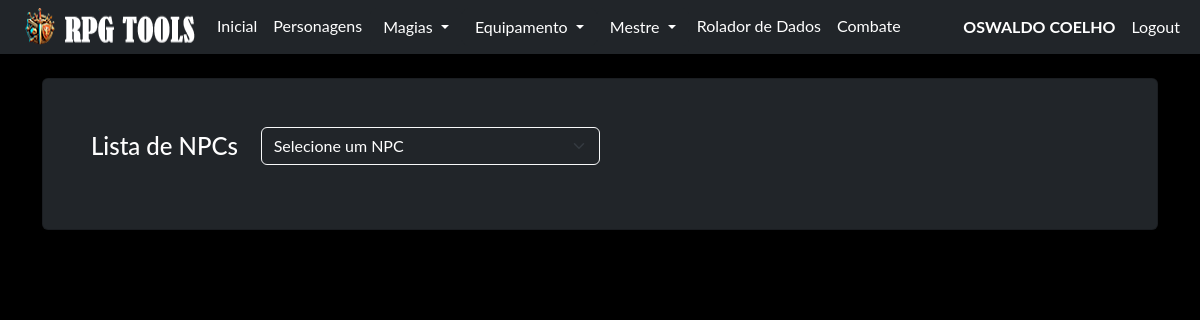
The app's page /npc/ (signed in), older data.
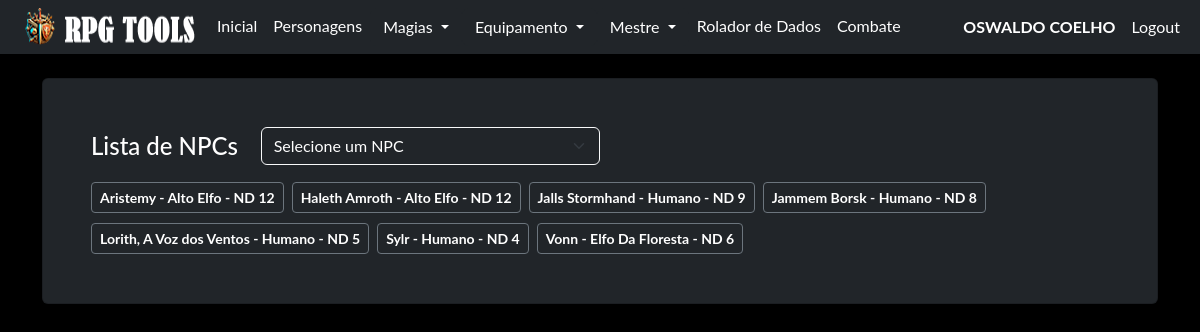
The same page, newer data.
### model/user_model.py (models this page shows, shortened)
class User(db.Model, UserMixin):
    __tablename__ = "user"
    id = db.Column('id', db.Integer, primary_key=True)
    nome = db.Column('nome', db.String(150))
    sobrenome = db.Column('sobrenome', db.String(150))
    email = db.Column('email', db.String(50), unique=True)
    telefone = db.Column('telefone', db.String(15), unique=True, nullable=False)
    login = db.Column('login', db.String(50), unique=True, nullable=False)
    senha = db.Column('senha', db.String(550), nullable=False)
    tipo = db.Column('tipo', db.String(25), nullable=False, default="none")
    personagens = db.relationship("Personagem", foreign_keys=[Personagem.id_user], back_populates="user")

### model/personagens_model.py (models this page shows, shortened)
class Personagem(db.Model):
    __tablename__ = "personagens"
    id = db.Column(db.Integer, primary_key=True)
    id_user = db.Column(db.Integer, db.ForeignKey('user.id'))
    ficha = db.Column(db.JSON, nullable=False)
    nome = db.Column(db.String(150), nullable=False)
    tipo = db.Column(db.String(25), nullable=False, default="não informado")
    user = db.relationship("User", foreign_keys=[id_user], back_populates="personagens")
    @classmethod
    def npcs_id(cls, id_user, id=None):
        query = cls.query.filter_by(id_user=id_user, tipo="NPC")
        if id is not None:
            query = query.filter_by(id=id)
        query = query.order_by(cls.nome.asc())
        return query.all()

### routes/npc.py (the view)
@blueprint_npc.route('/', methods=['GET', 'POST'])
def npc_index():
    if request.method == 'GET':
        npcs = Personagem.npcs_id(id_user=current_user.id)
        return render_template('npc.html', npcs = npcs)
    if request.method == 'POST':
        return redirect('/')

### routes/login.py (called while the page is built)
@login_manager.user_loader
def get_user(id):
    return User.query.get(id)

### templates/npc.html (shortened to what this page needs)
{% extends 'base.html' %}
{% block conteudo %}
    {% if current_user.is_authenticated %}
    <div class="card shadow p-5 bg-dark text-white-50 no-margin">
        <div class="d-flex align-items-center mb-3">
            <h4 class="text-white col-md-2 mb-0">Lista de NPCs</h4>
            <div class="col-md-4">
                <select id="npc-select" class="form-select bg-dark text-white border-light">
                    <option value="" disabled selected>Selecione um NPC</option>
                </select>
            </div>
        </div>
        <div class="d-flex flex-wrap gap-2">
        {% for npc in npcs %}
        <p>
            <button type="button" class="btn btn-outline-secondary btn-sm" data-bs-toggle="modal" data-bs-target="#exampleModal{{ npc.id }}"> <strong class="text-white"> {{npc.ficha['nome']}} - {{npc.ficha['raca']}} - ND {{npc.ficha['nd']}}</strong> </button>
        </p>
        {% endfor %}
        </div>
    </div>
    <br>
    {% endif %}
{% endblock %}

### templates/base.html (shortened to what this page needs)
<!doctype html>
<html lang="pt-BR">
  <head>
    <link rel="stylesheet" href="{{ url_for('static', filename='css/bootstrap.min.css') }}">
    <link rel="stylesheet" href="{{ url_for('static', filename='css/custom.css') }}">
  </head>
  <body class="bg-black font_rpg">
    <nav class="navbar navbar-expand-lg navbar bg-dark"  data-bs-theme="dark">
        <div class="container-fluid">
            <ul class="navbar-nav">
              <img src="/static/imagem/logo35.png"/>
              {% if current_user.is_authenticated %}
              <li class="nav-item"><a class="nav-link active mb-0 h1 text-white" href="/">Inicial</a> </li>
              <li class="nav-item"><a class="nav-link active mb-0 h1 text-white" href="/pj/">Personagens</a> </li>
              <li class="nav-item">
                <div class="dropdown">
                  <button class="btn btn-dark dropdown-toggle" type="button" data-bs-toggle="dropdown" aria-expanded="false">
                    Magias
                  </button>
                </div>
              </li>
              <li class="nav-item">
                <div class="dropdown">
                  <button class="btn btn-dark dropdown-toggle" type="button" data-bs-toggle="dropdown" aria-expanded="false">
                    Equipamento
                  </button>
                </div>
              </li>
              <li class="nav-item">
                <div class="dropdown">
                  <button class="btn btn-dark dropdown-toggle" type="button" data-bs-toggle="dropdown" aria-expanded="false">
                    Mestre
                  </button>
                </div>
              </li>
              <li class="nav-item"><a class="nav-link active mb-0 h1 text-white" href="/rolador/">Rolador de Dados</a> </li>
              <li class="nav-item"><a class="nav-link active mb-0 h1 text-white" href="#">Combate</a> </li>
              {% endif %}
            </ul>
              <ul class="navbar-nav ms-auto">
              {% if current_user.is_authenticated %}
                <li class="nav-item"><p class="nav-link active mb-0 h1 text-white"><b> {{current_user.nome}} {{current_user.sobrenome}}</b></p> </li>
                <li class="nav-item"><a class="nav-link active mb-0 h1 text-white" href="/logout">Logout</a> </li>
              {% else %}
                <li class="nav-item"><a class="nav-link active mb-0 h1 text-white" href="/login">Login</a> </li>
                <li class="nav-item"><a class="nav-link active mb-0 h1 text-white" href="/login/register">Register</a> </li>
              {% endif %}
              </ul>
        </div>
    </nav>
    <div class="container">
      <br>
        {% block conteudo %}
        {% endblock %}
        <br>
    </div>
  </body>

### static/css/custom.css (style rules this page uses)
.font_rpg { font-family: "Lato", "Helvetica Neue", Helvetica, Arial, sans-serif; }
.no-margin p { margin-top: 1px; margin-bottom: 1px; }
::placeholder { color: #adb5bd; opacity: 1; }

Row changes from the older to the newer data that the page shows:
added Personagem: ficha.nome "Aristemy", ficha.raca "Alto Elfo", ficha.nd "12"
added Personagem: ficha.nome "Haleth Amroth", ficha.raca "Alto Elfo", ficha.nd "12"
added Personagem: ficha.nome "Jalls Stormhand", ficha.raca "Humano", ficha.nd "9"
added Personagem: ficha.nome "Jammem Borsk", ficha.raca "Humano", ficha.nd "8"
added Personagem: ficha.nome "Lorith, A Voz dos Ventos", ficha.raca "Humano", ficha.nd "5"
added Personagem: ficha.nome "Sylr", ficha.raca "Humano", ficha.nd "4"
added Personagem: ficha.nome "Vonn", ficha.raca "Elfo Da Floresta", ficha.nd "6"
